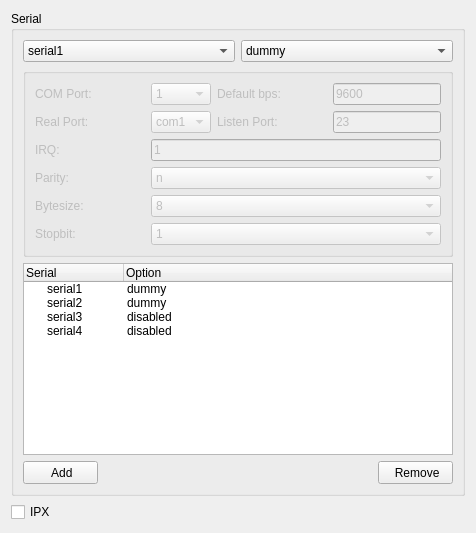
       <widget class="QWidget" name="pageInternet" >
        <layout class="QGridLayout" name="gridLayout_13" >
         <item row="0" column="0" >
          <widget class="QGroupBox" name="groupBoxDirectSerial" >
           <property name="title" >
            <string>Serial</string>
           </property>
           <layout class="QGridLayout" name="_39" >
            <property name="margin" >
             <number>9</number>
            </property>
            <property name="spacing" >
             <number>6</number>
            </property>
            <item row="3" column="0" >
             <layout class="QHBoxLayout" name="hlSerialButtonGroup" >
              <property name="spacing" >
               <number>6</number>
              </property>
              <property name="margin" >
               <number>0</number>
              </property>
              <item>
               <widget class="QPushButton" name="btnSerialAdd" >
                <property name="minimumSize" >
                 <size>
                  <width>75</width>
                  <height>23</height>
                 </size>
                </property>
                <property name="maximumSize" >
                 <size>
                  <width>75</width>
                  <height>23</height>
                 </size>
                </property>
                <property name="text" >
                 <string> Add</string>
                </property>
                <property name="icon" >
                 <iconset resource="../../resource/dboxfe.qrc" >
                  <normaloff>:/pics/images/add_16.png</normaloff>:/pics/images/add_16.png</iconset>
                </property>
               </widget>
              </item>
              <item>
               <spacer name="hsSerialButtonGroup" >
                <property name="orientation" >
                 <enum>Qt::Horizontal</enum>
                </property>
                <property name="sizeHint" stdset="0" >
                 <size>
                  <width>116</width>
                  <height>20</height>
                 </size>
                </property>
               </spacer>
              </item>
              <item>
               <widget class="QPushButton" name="btnSerialRemove" >
                <property name="minimumSize" >
                 <size>
                  <width>75</width>
                  <height>23</height>
                 </size>
                </property>
                <property name="maximumSize" >
                 <size>
                  <width>75</width>
                  <height>23</height>
                 </size>
                </property>
                <property name="text" >
                 <string> Remove</string>
                </property>
                <property name="icon" >
                 <iconset resource="../../resource/dboxfe.qrc" >
                  <normaloff>:/pics/images/delete_16.png</normaloff>:/pics/images/delete_16.png</iconset>
                </property>
               </widget>
              </item>
             </layout>
            </item>
            <item row="2" column="0" >
             <widget class="QTreeWidget" name="treeWidgetSerial" >
              <column>
               <property name="text" >
                <string>Serial</string>
               </property>
              </column>
              <column>
               <property name="text" >
                <string>Option</string>
               </property>
              </column>
              <item>
               <property name="text" >
                <string>serial1</string>
               </property>
               <property name="text" >
                <string>dummy</string>
               </property>
              </item>
              <item>
               <property name="text" >
                <string>serial2</string>
               </property>
               <property name="text" >
                <string>dummy</string>
               </property>
              </item>
              <item>
               <property name="text" >
                <string>serial3</string>
               </property>
               <property name="text" >
                <string>disabled</string>
               </property>
              </item>
              <item>
               <property name="text" >
                <string>serial4</string>
               </property>
               <property name="text" >
                <string>disabled</string>
               </property>
              </item>
             </widget>
            </item>
            <item row="1" column="0" >
             <widget class="QGroupBox" name="groupBoxSerialOption" >
              <property name="enabled" >
               <bool>false</bool>
              </property>
              <property name="title" >
               <string/>
              </property>
              <layout class="QGridLayout" name="_41" >
               <property name="margin" >
                <number>9</number>
               </property>
               <property name="spacing" >
                <number>6</number>
               </property>
               <item row="0" column="0" >
                <layout class="QHBoxLayout" name="hlSerialComPort" >
                 <property name="spacing" >
                  <number>6</number>
                 </property>
                 <property name="margin" >
                  <number>0</number>
                 </property>
                 <item>
                  <widget class="QLabel" name="labelDSComPort" >
                   <property name="minimumSize" >
                    <size>
                     <width>110</width>
                     <height>0</height>
                    </size>
                   </property>
                   <property name="maximumSize" >
                    <size>
                     <width>110</width>
                     <height>16777215</height>
                    </size>
                   </property>
                   <property name="text" >
                    <string>COM Port:</string>
                   </property>
                   <property name="buddy" >
                    <cstring>comboBoxDSComPort</cstring>
                   </property>
                  </widget>
                 </item>
                 <item>
                  <widget class="QComboBox" name="comboBoxDSComPort" >
                   <item>
                    <property name="text" >
                     <string>1</string>
                    </property>
                   </item>
                   <item>
                    <property name="text" >
                     <string>2</string>
                    </property>
                   </item>
                  </widget>
                 </item>
                </layout>
               </item>
               <item row="1" column="1" >
                <layout class="QHBoxLayout" name="hlSerialListenPort" >
                 <property name="spacing" >
                  <number>6</number>
                 </property>
                 <property name="margin" >
                  <number>0</number>
                 </property>
                 <item>
                  <widget class="QLabel" name="labelDSListenPort" >
                   <property name="minimumSize" >
                    <size>
                     <width>110</width>
                     <height>0</height>
                    </size>
                   </property>
                   <property name="maximumSize" >
                    <size>
                     <width>110</width>
                     <height>16777215</height>
                    </size>
                   </property>
                   <property name="text" >
                    <string>Listen Port:</string>
                   </property>
                   <property name="buddy" >
                    <cstring>lineEditDSListenPort</cstring>
                   </property>
                  </widget>
                 </item>
                 <item>
                  <widget class="QLineEdit" name="lineEditDSListenPort" >
                   <property name="text" >
                    <string>23</string>
                   </property>
                  </widget>
                 </item>
                </layout>
               </item>
               <item row="1" column="0" >
                <layout class="QHBoxLayout" name="hlSerialRealPort" >
                 <property name="spacing" >
                  <number>6</number>
                 </property>
                 <property name="margin" >
                  <number>0</number>
                 </property>
                 <item>
                  <widget class="QLabel" name="labelDSRealPort" >
                   <property name="minimumSize" >
                    <size>
                     <width>110</width>
                     <height>0</height>
                    </size>
                   </property>
                   <property name="maximumSize" >
                    <size>
                     <width>110</width>
                     <height>16777215</height>
                    </size>
                   </property>
                   <property name="text" >
                    <string>Real Port:</string>
                   </property>
                   <property name="buddy" >
                    <cstring>comboBoxDSRealPort</cstring>
                   </property>
                  </widget>
                 </item>
                 <item>
                  <widget class="QComboBox" name="comboBoxDSRealPort" >
                   <item>
                    <property name="text" >
                     <string>com1</string>
                    </property>
                   </item>
                   <item>
                    <property name="text" >
                     <string>com2</string>
                    </property>
                   </item>
                   <item>
                    <property name="text" >
                     <string>com3</string>
                    </property>
                   </item>
                   <item>
                    <property name="text" >
                     <string>com4</string>
                    </property>
                   </item>
                  </widget>
                 </item>
                </layout>
               </item>
               <item row="2" column="0" colspan="2" >
                <layout class="QHBoxLayout" name="hlSerialIrq" >
                 <property name="spacing" >
                  <number>6</number>
                 </property>
                 <property name="margin" >
                  <number>0</number>
                 </property>
                 <item>
                  <widget class="QLabel" name="labelDSIrq" >
                   <property name="minimumSize" >
                    <size>
                     <width>110</width>
                     <height>0</height>
                    </size>
                   </property>
                   <property name="maximumSize" >
                    <size>
                     <width>110</width>
                     <height>16777215</height>
                    </size>
                   </property>
                   <property name="text" >
                    <string>IRQ:</string>
                   </property>
                   <property name="buddy" >
                    <cstring>lineEditDSIrq</cstring>
                   </property>
                  </widget>
                 </item>
                 <item>
                  <widget class="QLineEdit" name="lineEditDSIrq" >
                   <property name="text" >
                    <string>1</string>
                   </property>
                  </widget>
                 </item>
                </layout>
               </item>
               <item row="0" column="1" >
                <layout class="QHBoxLayout" name="hlSerialDefaultBps" >
                 <property name="spacing" >
                  <number>6</number>
                 </property>
                 <property name="margin" >
                  <number>0</number>
                 </property>
                 <item>
                  <widget class="QLabel" name="labelDSDefaultBps" >
                   <property name="minimumSize" >
                    <size>
                     <width>110</width>
                     <height>0</height>
                    </size>
                   </property>
                   <property name="maximumSize" >
                    <size>
                     <width>110</width>
                     <height>16777215</height>
                    </size>
                   </property>
                   <property name="text" >
                    <string>Default bps:</string>
                   </property>
                   <property name="buddy" >
                    <cstring>lineEditDSBps</cstring>
                   </property>
                  </widget>
                 </item>
                 <item>
                  <widget class="QLineEdit" name="lineEditDSBps" >
                   <property name="text" >
                    <string>9600</string>
                   </property>
                  </widget>
                 </item>
                </layout>
               </item>
               <item row="3" column="0" colspan="2" >
                <layout class="QHBoxLayout" name="hlSerialParity" >
                 <property name="spacing" >
                  <number>6</number>
                 </property>
                 <property name="margin" >
                  <number>0</number>
                 </property>
                 <item>
                  <widget class="QLabel" name="labelDSParity" >
                   <property name="minimumSize" >
                    <size>
                     <width>110</width>
                     <height>0</height>
                    </size>
                   </property>
                   <property name="maximumSize" >
                    <size>
                     <width>110</width>
                     <height>16777215</height>
                    </size>
                   </property>
                   <property name="text" >
                    <string>Parity:</string>
                   </property>
                   <property name="buddy" >
                    <cstring>comboBoxDSParity</cstring>
                   </property>
                  </widget>
                 </item>
                 <item>
                  <widget class="QComboBox" name="comboBoxDSParity" >
                   <item>
                    <property name="text" >
                     <string>n</string>
                    </property>
                   </item>
                   <item>
                    <property name="text" >
                     <string>e</string>
                    </property>
                   </item>
                   <item>
                    <property name="text" >
                     <string>o</string>
                    </property>
                   </item>
                  </widget>
                 </item>
                </layout>
               </item>
               <item row="4" column="0" colspan="2" >
                <layout class="QHBoxLayout" name="hlSerialByteSize" >
                 <property name="spacing" >
                  <number>6</number>
                 </property>
                 <property name="margin" >
                  <number>0</number>
                 </property>
                 <item>
                  <widget class="QLabel" name="labelDSByteSize" >
                   <property name="minimumSize" >
                    <size>
                     <width>110</width>
                     <height>0</height>
                    </size>
                   </property>
                   <property name="maximumSize" >
                    <size>
                     <width>110</width>
                     <height>16777215</height>
                    </size>
                   </property>
                   <property name="text" >
                    <string>Bytesize:</string>
                   </property>
                   <property name="buddy" >
                    <cstring>comboBoxDSByteSize</cstring>
                   </property>
                  </widget>
                 </item>
                 <item>
                  <widget class="QComboBox" name="comboBoxDSByteSize" >
                   <property name="currentIndex" >
                    <number>1</number>
                   </property>
                   <item>
                    <property name="text" >
                     <string>5</string>
                    </property>
                   </item>
                   <item>
                    <property name="text" >
                     <string>8</string>
                    </property>
                   </item>
                  </widget>
                 </item>
                </layout>
               </item>
               <item row="5" column="0" colspan="2" >
                <layout class="QHBoxLayout" name="hlSerialStopBit" >
                 <property name="spacing" >
                  <number>6</number>
                 </property>
                 <property name="margin" >
                  <number>0</number>
                 </property>
                 <item>
                  <widget class="QLabel" name="labelDSStopBit" >
                   <property name="minimumSize" >
                    <size>
                     <width>110</width>
                     <height>0</height>
                    </size>
                   </property>
                   <property name="maximumSize" >
                    <size>
                     <width>110</width>
                     <height>16777215</height>
                    </size>
                   </property>
                   <property name="text" >
                    <string>Stopbit:</string>
                   </property>
                   <property name="buddy" >
                    <cstring>comboBoxDSStopBit</cstring>
                   </property>
                  </widget>
                 </item>
                 <item>
                  <widget class="QComboBox" name="comboBoxDSStopBit" >
                   <item>
                    <property name="text" >
                     <string>1</string>
                    </property>
                   </item>
                   <item>
                    <property name="text" >
                     <string>2</string>
                    </property>
                   </item>
                  </widget>
                 </item>
                </layout>
               </item>
              </layout>
             </widget>
            </item>
            <item row="0" column="0" >
             <layout class="QHBoxLayout" name="hlSerial" >
              <property name="spacing" >
               <number>6</number>
              </property>
              <property name="margin" >
               <number>0</number>
              </property>
              <item>
               <widget class="QComboBox" name="comboBoxDSSerial" >
                <item>
                 <property name="text" >
                  <string>serial1</string>
                 </property>
                </item>
                <item>
                 <property name="text" >
                  <string>serial2</string>
                 </property>
                </item>
                <item>
                 <property name="text" >
                  <string>serial3</string>
                 </property>
                </item>
                <item>
                 <property name="text" >
                  <string>serial4</string>
                 </property>
                </item>
               </widget>
              </item>
              <item>
               <widget class="QComboBox" name="comboBoxDSOption" >
                <property name="currentIndex" >
                 <number>1</number>
                </property>
                <item>
                 <property name="text" >
                  <string>disabled</string>
                 </property>
                </item>
                <item>
                 <property name="text" >
                  <string>dummy</string>
                 </property>
                </item>
                <item>
                 <property name="text" >
                  <string>modem</string>
                 </property>
                </item>
                <item>
                 <property name="text" >
                  <string>directserial</string>
                 </property>
                </item>
               </widget>
              </item>
             </layout>
            </item>
           </layout>
          </widget>
         </item>
         <item row="1" column="0" >
          <widget class="QCheckBox" name="checkBoxIPX" >
           <property name="minimumSize" >
            <size>
             <width>110</width>
             <height>0</height>
            </size>
           </property>
           <property name="maximumSize" >
            <size>
             <width>110</width>
             <height>16777215</height>
            </size>
           </property>
           <property name="text" >
            <string>IPX</string>
           </property>
          </widget>
         </item>
        </layout>
       </widget>
